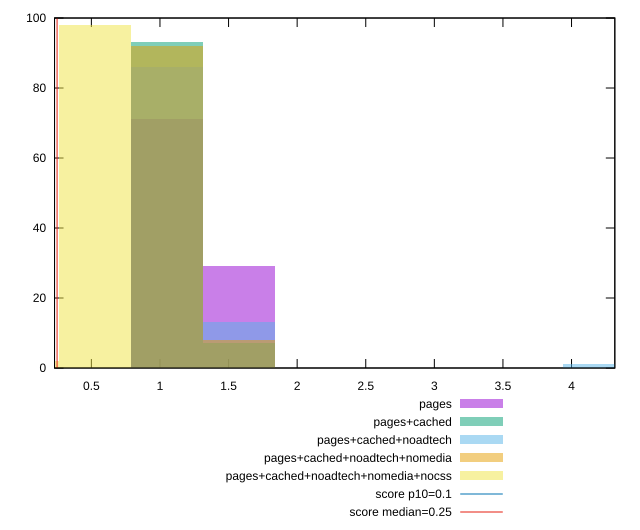

Write gnuplot code to recreate this figure.
reset

$pages <<EOF
1.0508212847994747 71
1.576231927199212 29
EOF

$pagesCached <<EOF
1.0508212847994747 93
1.576231927199212 7
EOF

$pagesCachedNoadtech <<EOF
1.0508212847994747 86
1.576231927199212 13
4.203285139197899 1
EOF

$pagesCachedNoadtechNomedia <<EOF
1.0508212847994747 92
1.576231927199212 8
EOF

$pagesCachedNoadtechNomediaNocss <<EOF
0 2
0.5254106423997373 98
EOF

set key outside below
set boxwidth 0.5254106423997373
set xrange [0.23147960069444443:4.315516493055556]
set yrange [0:100]
set trange [0:100]
set style fill transparent solid 0.5 noborder

set parametric
set terminal svg size 640, 530 enhanced background rgb 'white'
set output "report_00015_2021-02-09T16-11-33.973Z/cumulative-layout-shift/comparison/histogram/all_raw.svg"

plot $pages title "pages" with boxes, \
     $pagesCached title "pages+cached" with boxes, \
     $pagesCachedNoadtech title "pages+cached+noadtech" with boxes, \
     $pagesCachedNoadtechNomedia title "pages+cached+noadtech+nomedia" with boxes, \
     $pagesCachedNoadtechNomediaNocss title "pages+cached+noadtech+nomedia+nocss" with boxes, \
     0.1,t title "score p10=0.1", \
     0.25,t title "score median=0.25"

reset
